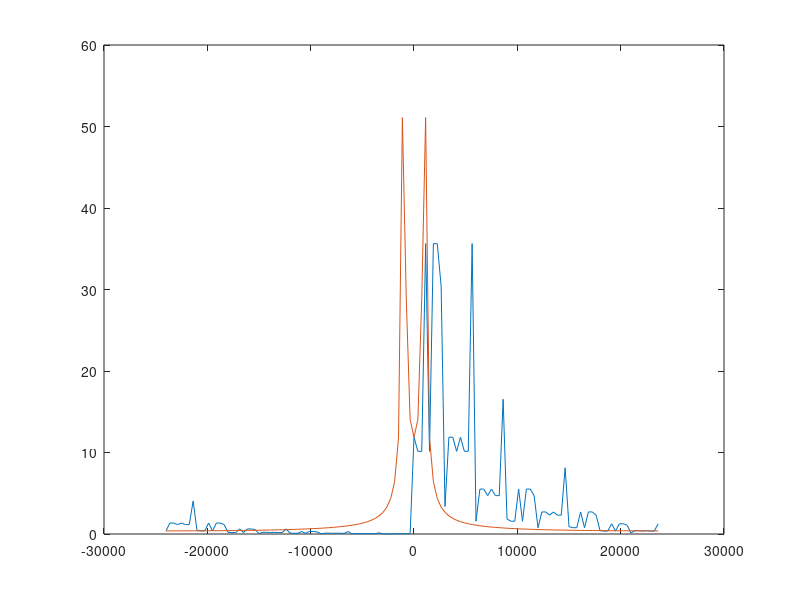

Reproduce this figure in MATLAB.
N = 128;
fs = 48000;
t = 0:1/fs:(N-1)/fs;
f = -fs/2:fs/N:fs/2-fs/N;
s = sin(2*pi*1000*t);
S = fft(s,N);
s = bitrevorder(s);

separation = 1;
r1 = 0;
r2 = 0;

stage = zeros(1,N);
numStages = log2(N);

for p = 1:numStages
    r1 = 0;
    k = 1;
    
    for q = 1:(N/2)
        while eq(stage(1,k), p)
            k = k + 1;
        end
        stage(1,k) = p;
        stage(1,(k + separation)) = p;
        
        a = k;
        b = k + separation;
        
        if r2 >= (N/2)
            r2 = 0;
        end
        
        temp = s(1,a) + s(1,b)*exp(-1i*2*pi*r1/N);
        s(1,b) = s(1,a) - s(1,b)*exp(-1i*2*pi*r1/N);
        s(1,a) = temp;
        
        r2 = r2 + r1;
    end
    
    r1 = r1 / 2;
    separation = separation * 2;
end

plot(f,fftshift(abs(s)),f,fftshift(abs(S)));